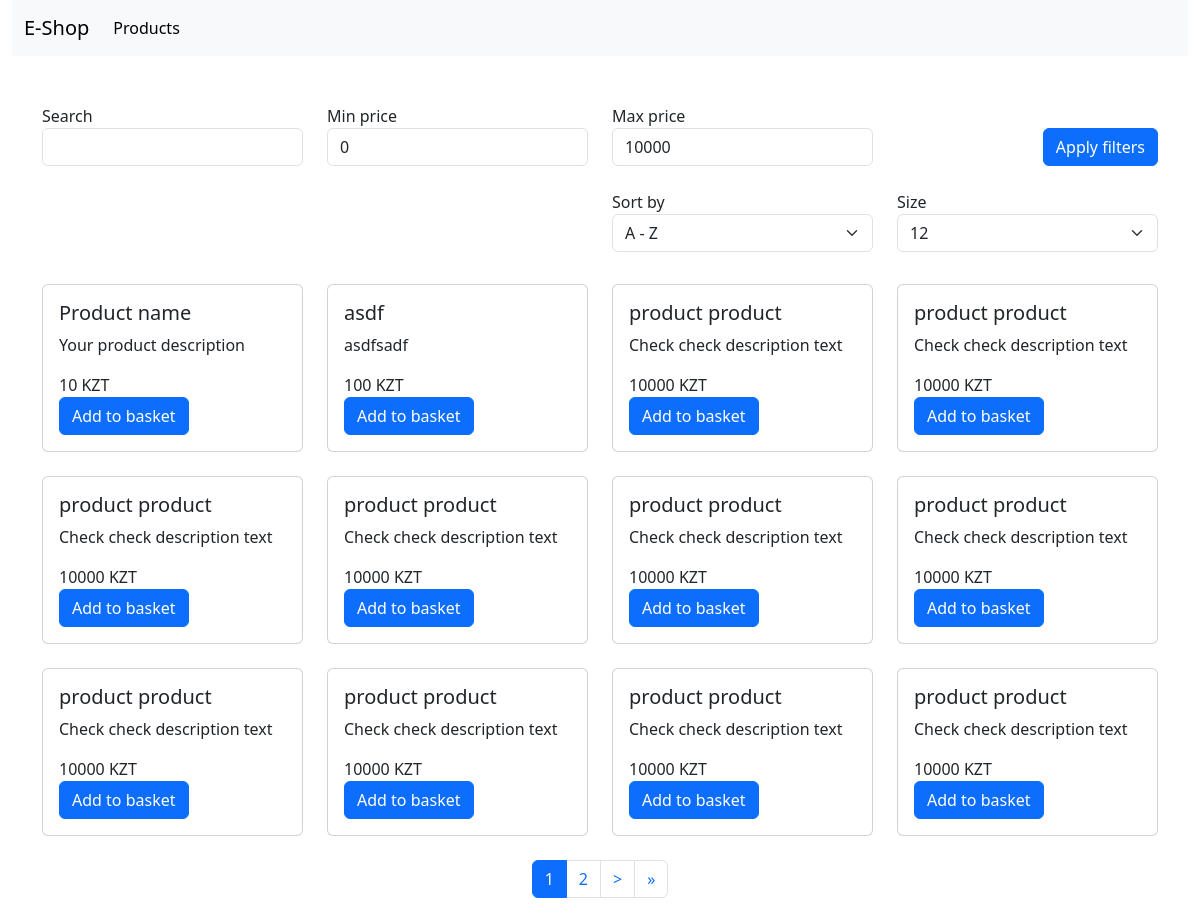
Screenshot of /products/ with the database file from the repository.
### shop/models.py (models this page shows, shortened)
class Product(models.Model):
    name = models.CharField(null=False, max_length=255, blank=False)
    description = models.CharField(null=False, max_length=2000, blank=True, default='')
    price = models.IntegerField(null=False)
    amount = models.IntegerField(null=False)
    created_at = models.DateTimeField(auto_now=True, null=False)
    category = models.ForeignKey(Category, null=True, on_delete=models.CASCADE)
    class Meta:
        verbose_name = 'Product'
        verbose_name_plural = 'Products'

### shop/views.py (the view)
# urls.py: path('products/', products_page_view, name='products_page'),
def products_page_view(request):
    page = request.GET.get('page', DEFAULT_PAGE)
    size = request.GET.get('size', DEFAULT_SIZE)
    most_expensive_price = Product.objects.all().order_by('-price')[0].price
    min_price = request.GET.get('min_price', 0)
    max_price = request.GET.get('max_price', most_expensive_price)
    name = request.GET.get('name', '')
    order_by = request.GET.get('order_by', DEFAULT_ORDER_BY)
    products = Product.objects \
        .filter(name__contains=name) \
        .filter(price__lte=max_price) \
        .filter(price__gte=min_price) \
        .order_by(order_by)
    paginator = Paginator(products, size)
    page_obj = paginator.get_page(page)
    return render(request, 'shop/products.html', {
        'paginator': paginator,
        'page_obj': page_obj,
        'sizes': sizes,
        'order_by': order_by,
        'min_price': min_price,
        'max_price': max_price,
        'name': name
    })

### shop/templates/shop/products.html (shortened to what this page needs)
{% extends 'base.html' %}
{% block content %}
<div class="container-fluid">
    <div class="row">
        <div class="col-12">
            {% include 'header.html' %}
        </div>
    </div>
</div>
<div class="container">
    <div class="row">
        <div class="col-12">
            {% include 'shop/products-grid.html' %}
            {% endblock %}

### shop/templates/shop/products-grid.html (shortened to what this page needs)
<div class="row mt-4 g-4">
    <div class="col-3">
            <label for="name">Search</label>
            <input value="{{ name }}" name="name" id="name" class="form-control" />
    </div>
    <div class="col-3">
            <label for="min_price">Min price</label>
            <input value="{{ min_price }}" name="min_price" id="min_price" class="form-control" />
    </div>
    <div class="col-3">
            <label for="order_by">Max price</label>
            <input value="{{ max_price }}" name="max_price" id="max_price"  class="form-control" />
    </div>
    <div class="col-3 d-flex align-items-end justify-content-end">
            <button class="btn btn-primary" onclick="handleFilterChange()">Apply filters</button>
    </div>
    <div class="col-3 offset-6">
            <label for="order_by">Sort by</label>
            <select class="form-select" aria-label="size" id="order_by" name="order_by"
                    onchange="handleOrderByChange(event)">
                <option value="name" {% if order_by == 'name' %} selected {% endif %}>A - Z</option>
            </select>
    </div>
    <div class="col-3">
            <label for="size">Size</label>
            <select class="form-select" aria-label="size" id="size" name="size" onchange="handleSizeChange(event)">
                {% for size in sizes %}
                {% if paginator.per_page == size %}
                <option value="{{ size }}" selected>{{ size }}</option>
                {% else %}
                <option value="{{ size }}">{{ size }}</option>
                {% endif %}
                {% endfor %}
            </select>
    </div>
</div>
<div class="row my-2 g-4">
    {% for product in page_obj %}
    <div class="col-3">
        <div class="card">
            <div class="card-body">
                <h5 class="card-title">{{ product.name }}</h5>
                <p class="card-text">{{ product.description}}</p>
                <div>{{ product.price }} KZT</div>
                <a href="{% url 'add_to_basket' pk=product.id %}">
                    <button class="btn btn-primary">Add to basket</button>
                </a>
            </div>
        </div>
    </div>
    {% endfor %}
    <div class="col-12 d-flex justify-content-center align-items-center">
        <nav aria-label="Page navigation example">
            <ul class="pagination">
                {% for page in paginator.page_range %}
                {% if page >= page_obj.number|add:-2 and page <= page_obj.number|add:2 %}
                <li class="page-item">
                    <a class="page-link {% if page == page_obj.number %} active {% endif %}" href="javascript:void(0)"
                       onclick="handlePaginationChange({{ page }})">
                        {{ page }}
                    </a>
                </li>
                {% endif %}
                {% endfor %}
                {% if page_obj.has_next %}
                <li class="page-item">
                    <a class="page-link" href="javascript:void(0)" aria-label="Next"
                       onclick="handlePaginationChange({{ page_obj.number|add:1 }})">
                        <span aria-hidden="true"> > </span>
                    </a>
                </li>
                <li class="page-item">
                    <a class="page-link" href="javascript:void(0)" aria-label="Next"
                       onclick="handlePaginationChange({{ paginator.num_pages }})">
                        <span aria-hidden="true">&raquo;</span>
                    </a>
                </li>
                {% endif %}
            </ul>
        </nav>
    </div>
</div>

### rows the page displays
Product: name "Product name", description "Your product description", price "10"
Product: name "asdf", description "asdfsadf", price "100"
Product: name "product product", description "Check check description text", price "10000"
Product: name "product product", description "Check check description text", price "10000"
Product: name "product product", description "Check check description text", price "10000"
Product: name "product product", description "Check check description text", price "10000"
Product: name "product product", description "Check check description text", price "10000"
Product: name "product product", description "Check check description text", price "10000"
Product: name "product product", description "Check check description text", price "10000"
Product: name "product product", description "Check check description text", price "10000"
Product: name "product product", description "Check check description text", price "10000"
Product: name "product product", description "Check check description text", price "10000"

### other values shown
{{ page }} "1" "2"
form field size "12"
